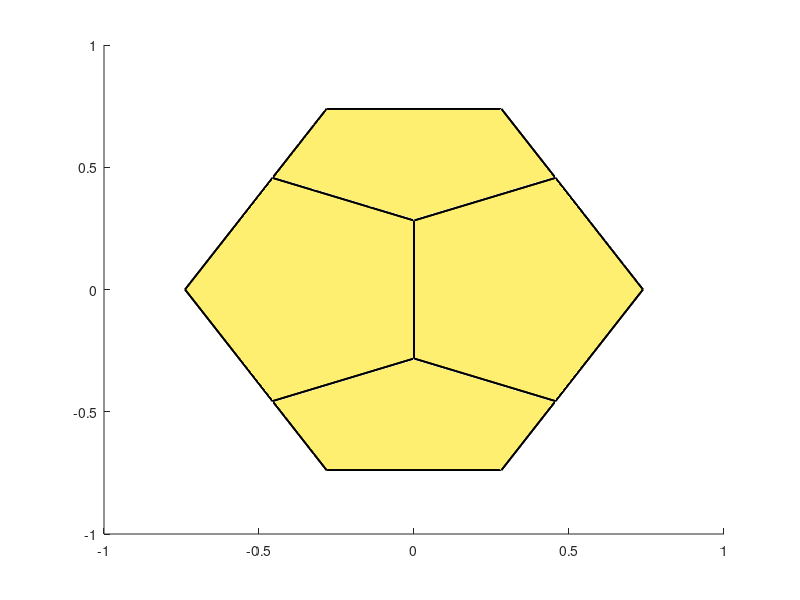

The MATLAB source for this figure: (Note: this script raises an error after producing the figure.)
%% Conceptual plot for F_{H\SO(3)}, H -> Icosahedral symmetry group
close all; clear; clc;

%% Parameters
phi = 0.5 * (1.0 + sqrt (5.0));
c = 4.0 * pi / (sqrt (250.0 + 110.0 * sqrt (5.0)) * (sqrt (5.0) - 1.0));

%% Tiles
tile = struct ('face_x', 0, 'face_y', 0, 'face_z', 0, 'face_center', 0);

tile(1).face_x = c * [0, 0, 1, phi, 1];
tile(1).face_y = c * [1/phi, -1/phi, -1, 0, 1];
tile(1).face_z = c * [phi, phi, 1, 1/phi, 1];

tile(2).face_x = c * [0, 0, -1, -phi, -1];
tile(2).face_y = c * [1/phi, -1/phi, -1, 0, 1];
tile(2).face_z = c * [phi, phi, 1, 1/phi, 1];

tile(3).face_x = c * [0, -1, -1/phi, 1/phi, 1];
tile(3).face_y = c * [-1/phi, -1, -phi, -phi, -1];
tile(3).face_z = c * [phi, 1, 0, 0, 1];

tile(4).face_x = c * [0, -1, -1/phi, 1/phi, 1];
tile(4).face_y = c * [1/phi, 1, phi, phi, 1];
tile(4).face_z = c * [phi, 1, 0, 0, 1];

tile(5).face_x = c * [1, phi, phi, 1, 1/phi];
tile(5).face_y = c * [-1, 0, 0, -1, -phi];
tile(5).face_z = c * [1, 1/phi, -1/phi, -1, 0];

tile(6).face_x = c * [-1, -phi, -phi, -1, -1/phi];
tile(6).face_y = c * [-1, 0, 0, -1, -phi];
tile(6).face_z = c * [1, 1/phi, -1/phi, -1, 0];

tile(7).face_x = c * [1, phi, phi, 1, 1/phi];
tile(7).face_y = c * [1, 0, 0, 1, phi];
tile(7).face_z = c * [1, 1/phi, -1/phi, -1, 0];

tile(8).face_x = c * [-1, -phi, -phi, -1, -1/phi];
tile(8).face_y = c * [1, 0, 0, 1, phi];
tile(8).face_z = c * [1, 1/phi, -1/phi, -1, 0];

tile(9).face_x = c * [0, 0, 1, phi, 1];
tile(9).face_y = c * [1/phi, -1/phi, -1, 0, 1];
tile(9).face_z = c * [-phi, -phi, -1, -1/phi, -1];

tile(10).face_x = c * [0, 0, -1, -phi, -1];
tile(10).face_y = c * [1/phi, -1/phi, -1, 0, 1];
tile(10).face_z = c * [-phi, -phi, -1, -1/phi, -1];

tile(11).face_x = c * [0, -1, -1/phi, 1/phi, 1];
tile(11).face_y = c * [-1/phi, -1, -phi, -phi, -1];
tile(11).face_z = c * [-phi, -1, 0, 0, -1];

tile(12).face_x = c * [0, -1, -1/phi, 1/phi, 1];
tile(12).face_y = c * [1/phi, 1, phi, phi, 1];
tile(12).face_z = c * [-phi, -1, 0, 0, -1];

%% Plots
figure; hold on;

for face_index = 1 : 12
    trisurf ([1, 2, 3, 4, 5],...
        tile(face_index).face_x, tile(face_index).face_y,...
        tile(face_index).face_z, 'FaceAlpha', 0.65, 'Linewidth', 1.3);
end

plot_properties();